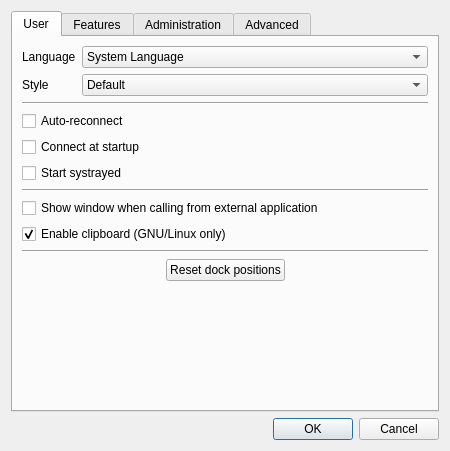
<?xml version="1.0" encoding="UTF-8"?>
<ui version="4.0">
 <class>Form</class>
 <widget class="QWidget" name="Form">
  <property name="geometry">
   <rect>
    <x>0</x>
    <y>0</y>
    <width>450</width>
    <height>451</height>
   </rect>
  </property>
  <property name="windowTitle">
   <string>Form</string>
  </property>
  <layout class="QVBoxLayout" name="verticalLayout_2">
   <item>
    <widget class="QTabWidget" name="tabWidget">
     <property name="currentIndex">
      <number>0</number>
     </property>
     <widget class="QWidget" name="user">
      <attribute name="title">
       <string>User</string>
      </attribute>
      <layout class="QVBoxLayout" name="verticalLayout_3">
       <item>
        <layout class="QFormLayout" name="formLayout_8">
         <property name="fieldGrowthPolicy">
          <enum>QFormLayout::AllNonFixedFieldsGrow</enum>
         </property>
         <item row="0" column="0">
          <widget class="QLabel" name="language_label">
           <property name="text">
            <string>Language</string>
           </property>
          </widget>
         </item>
         <item row="0" column="1">
          <widget class="QComboBox" name="language">
           <item>
            <property name="text">
             <string>System Language</string>
            </property>
           </item>
           <item>
            <property name="text">
             <string>English</string>
            </property>
           </item>
           <item>
            <property name="text">
             <string>French</string>
            </property>
           </item>
           <item>
            <property name="text">
             <string>Dutch</string>
            </property>
           </item>
           <item>
            <property name="text">
             <string>Italian (incomplete)</string>
            </property>
           </item>
           <item>
            <property name="text">
             <string>Portuguese (incomplete)</string>
            </property>
           </item>
           <item>
            <property name="text">
             <string>Hungarian (incomplete)</string>
            </property>
           </item>
          </widget>
         </item>
         <item row="1" column="1">
          <widget class="QComboBox" name="style">
           <item>
            <property name="text">
             <string>Default</string>
            </property>
           </item>
           <item>
            <property name="text">
             <string>XiVO</string>
            </property>
           </item>
          </widget>
         </item>
         <item row="1" column="0">
          <widget class="QLabel" name="style_label">
           <property name="text">
            <string>Style</string>
           </property>
          </widget>
         </item>
        </layout>
       </item>
       <item>
        <widget class="Line" name="line">
         <property name="lineWidth">
          <number>1</number>
         </property>
         <property name="orientation">
          <enum>Qt::Horizontal</enum>
         </property>
        </widget>
       </item>
       <item>
        <layout class="QFormLayout" name="formLayout_9">
         <property name="fieldGrowthPolicy">
          <enum>QFormLayout::AllNonFixedFieldsGrow</enum>
         </property>
         <item row="0" column="0">
          <widget class="QCheckBox" name="auto_reconnect">
           <property name="text">
            <string>Auto-reconnect</string>
           </property>
          </widget>
         </item>
         <item row="1" column="0">
          <widget class="QCheckBox" name="startup_connect">
           <property name="text">
            <string>Connect at startup</string>
           </property>
          </widget>
         </item>
         <item row="2" column="0">
          <widget class="QCheckBox" name="start_systrayed">
           <property name="text">
            <string>Start systrayed</string>
           </property>
          </widget>
         </item>
        </layout>
       </item>
       <item>
        <widget class="Line" name="line_3">
         <property name="orientation">
          <enum>Qt::Horizontal</enum>
         </property>
        </widget>
       </item>
       <item>
        <layout class="QFormLayout" name="formLayout_10">
         <item row="0" column="0">
          <widget class="QCheckBox" name="show_window_on_call">
           <property name="text">
            <string>Show window when calling from external application</string>
           </property>
          </widget>
         </item>
         <item row="1" column="0">
          <widget class="QCheckBox" name="enable_clipboard">
           <property name="text">
            <string>Enable clipboard (GNU/Linux only)</string>
           </property>
           <property name="checked">
            <bool>true</bool>
           </property>
          </widget>
         </item>
        </layout>
       </item>
       <item>
        <widget class="Line" name="line_2">
         <property name="orientation">
          <enum>Qt::Horizontal</enum>
         </property>
        </widget>
       </item>
       <item>
        <layout class="QHBoxLayout" name="horizontalLayout">
         <item>
          <spacer name="horizontalSpacer">
           <property name="orientation">
            <enum>Qt::Horizontal</enum>
           </property>
           <property name="sizeHint" stdset="0">
            <size>
             <width>40</width>
             <height>20</height>
            </size>
           </property>
          </spacer>
         </item>
         <item>
          <widget class="QPushButton" name="reset_docks">
           <property name="text">
            <string>Reset dock positions</string>
           </property>
          </widget>
         </item>
         <item>
          <spacer name="horizontalSpacer_2">
           <property name="orientation">
            <enum>Qt::Horizontal</enum>
           </property>
           <property name="sizeHint" stdset="0">
            <size>
             <width>40</width>
             <height>20</height>
            </size>
           </property>
          </spacer>
         </item>
        </layout>
       </item>
       <item>
        <spacer name="verticalSpacer">
         <property name="orientation">
          <enum>Qt::Vertical</enum>
         </property>
         <property name="sizeHint" stdset="0">
          <size>
           <width>20</width>
           <height>40</height>
          </size>
         </property>
        </spacer>
       </item>
      </layout>
     </widget>
     <widget class="QWidget" name="features">
      <attribute name="title">
       <string>Features</string>
      </attribute>
      <layout class="QVBoxLayout" name="verticalLayout">
       <item>
        <widget class="QToolBox" name="features_chooser">
         <property name="frameShape">
          <enum>QFrame::NoFrame</enum>
         </property>
         <property name="currentIndex">
          <number>5</number>
         </property>
         <widget class="QWidget" name="presence">
          <property name="geometry">
           <rect>
            <x>0</x>
            <y>0</y>
            <width>410</width>
            <height>163</height>
           </rect>
          </property>
          <attribute name="label">
           <string>Presence</string>
          </attribute>
          <layout class="QFormLayout" name="formLayout_6">
           <item row="0" column="0">
            <widget class="QCheckBox" name="enable_presence_reporting">
             <property name="text">
              <string>Presence reporting</string>
             </property>
             <property name="checked">
              <bool>true</bool>
             </property>
            </widget>
           </item>
          </layout>
         </widget>
         <widget class="QWidget" name="screen_popup">
          <property name="geometry">
           <rect>
            <x>0</x>
            <y>0</y>
            <width>410</width>
            <height>163</height>
           </rect>
          </property>
          <attribute name="label">
           <string>Screen popup</string>
          </attribute>
          <layout class="QFormLayout" name="formLayout_5">
           <property name="fieldGrowthPolicy">
            <enum>QFormLayout::AllNonFixedFieldsGrow</enum>
           </property>
           <item row="3" column="0">
            <widget class="QLabel" name="max_screen_popups_label">
             <property name="text">
              <string>Max screen popups</string>
             </property>
            </widget>
           </item>
           <item row="3" column="1">
            <widget class="QSpinBox" name="max_screen_popups">
             <property name="minimum">
              <number>1</number>
             </property>
             <property name="maximum">
              <number>99</number>
             </property>
             <property name="value">
              <number>4</number>
             </property>
            </widget>
           </item>
           <item row="1" column="0">
            <widget class="QCheckBox" name="enable_screen_popup">
             <property name="text">
              <string>Screen Popup</string>
             </property>
             <property name="checked">
              <bool>true</bool>
             </property>
            </widget>
           </item>
           <item row="2" column="0">
            <widget class="QCheckBox" name="enable_auto_open_url">
             <property name="text">
              <string>Allow automatic URL opening</string>
             </property>
             <property name="checked">
              <bool>true</bool>
             </property>
            </widget>
           </item>
          </layout>
         </widget>
         <widget class="QWidget" name="history">
          <property name="geometry">
           <rect>
            <x>0</x>
            <y>0</y>
            <width>410</width>
            <height>163</height>
           </rect>
          </property>
          <attribute name="label">
           <string>History</string>
          </attribute>
          <layout class="QFormLayout" name="formLayout_4">
           <property name="fieldGrowthPolicy">
            <enum>QFormLayout::AllNonFixedFieldsGrow</enum>
           </property>
           <item row="0" column="0">
            <widget class="QLabel" name="history_size_label">
             <property name="text">
              <string>History size</string>
             </property>
            </widget>
           </item>
           <item row="0" column="1">
            <widget class="QSpinBox" name="history_size">
             <property name="minimum">
              <number>1</number>
             </property>
             <property name="value">
              <number>10</number>
             </property>
            </widget>
           </item>
          </layout>
         </widget>
         <widget class="QWidget" name="contacts">
          <property name="geometry">
           <rect>
            <x>0</x>
            <y>0</y>
            <width>410</width>
            <height>163</height>
           </rect>
          </property>
          <attribute name="label">
           <string>Contacts</string>
          </attribute>
          <layout class="QFormLayout" name="formLayout_3">
           <item row="1" column="0">
            <widget class="QLabel" name="max_contacts_displayed_label">
             <property name="text">
              <string>Maximum of contacts displayed</string>
             </property>
            </widget>
           </item>
           <item row="1" column="1">
            <widget class="QSpinBox" name="max_contacts_displayed">
             <property name="minimum">
              <number>1</number>
             </property>
             <property name="value">
              <number>30</number>
             </property>
            </widget>
           </item>
          </layout>
         </widget>
         <widget class="QWidget" name="queue_list">
          <property name="geometry">
           <rect>
            <x>0</x>
            <y>0</y>
            <width>410</width>
            <height>163</height>
           </rect>
          </property>
          <attribute name="label">
           <string>Queue list</string>
          </attribute>
          <layout class="QVBoxLayout" name="verticalLayout_7">
           <item>
            <layout class="QFormLayout" name="formLayout_7">
             <item row="0" column="0">
              <widget class="QCheckBox" name="show_longest_wait_time">
               <property name="text">
                <string>Show longest wait time</string>
               </property>
               <property name="checked">
                <bool>true</bool>
               </property>
              </widget>
             </item>
            </layout>
           </item>
           <item>
            <layout class="QGridLayout" name="gridLayout" columnstretch="9,0,0,0">
             <item row="0" column="1">
              <widget class="QLabel" name="middle_threshold_label">
               <property name="text">
                <string>Orange</string>
               </property>
               <property name="alignment">
                <set>Qt::AlignCenter</set>
               </property>
              </widget>
             </item>
             <item row="0" column="2">
              <widget class="QLabel" name="high_threshold_label">
               <property name="text">
                <string>Red</string>
               </property>
               <property name="alignment">
                <set>Qt::AlignCenter</set>
               </property>
              </widget>
             </item>
             <item row="1" column="0">
              <widget class="QLabel" name="longest_wait_time_label">
               <property name="text">
                <string>Longest wait time thresholds</string>
               </property>
              </widget>
             </item>
             <item row="1" column="1">
              <widget class="QSpinBox" name="spinBox">
               <property name="maximum">
                <number>99999</number>
               </property>
               <property name="value">
                <number>5</number>
               </property>
              </widget>
             </item>
             <item row="1" column="2">
              <widget class="QSpinBox" name="spinBox_2">
               <property name="maximum">
                <number>99999</number>
               </property>
               <property name="value">
                <number>10</number>
               </property>
              </widget>
             </item>
             <item row="2" column="0">
              <widget class="QLabel" name="waiting_calls_label">
               <property name="text">
                <string>Waiting calls thresholds</string>
               </property>
              </widget>
             </item>
             <item row="2" column="1">
              <widget class="QSpinBox" name="spinBox_3">
               <property name="maximum">
                <number>99999</number>
               </property>
               <property name="value">
                <number>5</number>
               </property>
              </widget>
             </item>
             <item row="2" column="2">
              <widget class="QSpinBox" name="spinBox_4">
               <property name="maximum">
                <number>99999</number>
               </property>
               <property name="value">
                <number>10</number>
               </property>
              </widget>
             </item>
             <item row="2" column="3">
              <widget class="QLabel" name="waiting_calls_unit_label">
               <property name="text">
                <string>calls</string>
               </property>
              </widget>
             </item>
             <item row="1" column="3">
              <widget class="QLabel" name="longest_wait_time_unit_label">
               <property name="text">
                <string>seconds</string>
               </property>
              </widget>
             </item>
            </layout>
           </item>
           <item>
            <spacer name="verticalSpacer_2">
             <property name="orientation">
              <enum>Qt::Vertical</enum>
             </property>
             <property name="sizeHint" stdset="0">
              <size>
               <width>20</width>
               <height>40</height>
              </size>
             </property>
            </spacer>
           </item>
          </layout>
         </widget>
         <widget class="QWidget" name="queue_members">
          <attribute name="label">
           <string>Queue Members</string>
          </attribute>
          <layout class="QFormLayout" name="formLayout_12">
           <item row="0" column="0">
            <widget class="QCheckBox" name="hide_unlogged_agents">
             <property name="text">
              <string>Hide unlogged agents</string>
             </property>
            </widget>
           </item>
          </layout>
         </widget>
        </widget>
       </item>
      </layout>
     </widget>
     <widget class="QWidget" name="administration">
      <attribute name="title">
       <string>Administration</string>
      </attribute>
      <layout class="QVBoxLayout" name="verticalLayout_8">
       <item>
        <layout class="QGridLayout" name="gridLayout_2" columnstretch="0,9,0,3,1">
         <item row="0" column="0">
          <widget class="QLabel" name="server_label">
           <property name="text">
            <string>Server</string>
           </property>
          </widget>
         </item>
         <item row="0" column="1">
          <widget class="QLineEdit" name="server">
           <property name="text">
            <string>demo.xivo.fr</string>
           </property>
          </widget>
         </item>
         <item row="0" column="2">
          <widget class="QLabel" name="port_label">
           <property name="text">
            <string>Port</string>
           </property>
          </widget>
         </item>
         <item row="0" column="4">
          <widget class="QPushButton" name="encrypted">
           <property name="baseSize">
            <size>
             <width>0</width>
             <height>0</height>
            </size>
           </property>
           <property name="text">
            <string/>
           </property>
           <property name="icon">
            <iconset>
             <normaloff>images/padlock.png</normaloff>images/padlock.png</iconset>
           </property>
           <property name="iconSize">
            <size>
             <width>20</width>
             <height>20</height>
            </size>
           </property>
           <property name="checkable">
            <bool>true</bool>
           </property>
          </widget>
         </item>
         <item row="1" column="0">
          <widget class="QLabel" name="backup_server_label">
           <property name="text">
            <string>Backup server</string>
           </property>
          </widget>
         </item>
         <item row="1" column="1">
          <widget class="QLineEdit" name="backup_server"/>
         </item>
         <item row="1" column="2">
          <widget class="QLabel" name="backup_port_label">
           <property name="text">
            <string>Port</string>
           </property>
          </widget>
         </item>
         <item row="1" column="4">
          <widget class="QPushButton" name="backup_encrypted">
           <property name="baseSize">
            <size>
             <width>0</width>
             <height>0</height>
            </size>
           </property>
           <property name="text">
            <string/>
           </property>
           <property name="icon">
            <iconset resource="config.qrc">
             <normaloff>:/padlock.png/images/padlock.png</normaloff>:/padlock.png/images/padlock.png</iconset>
           </property>
           <property name="iconSize">
            <size>
             <width>20</width>
             <height>20</height>
            </size>
           </property>
          </widget>
         </item>
         <item row="1" column="3">
          <widget class="QSpinBox" name="backup_port">
           <property name="minimum">
            <number>1</number>
           </property>
           <property name="maximum">
            <number>65535</number>
           </property>
           <property name="value">
            <number>5003</number>
           </property>
          </widget>
         </item>
         <item row="0" column="3">
          <widget class="QSpinBox" name="port">
           <property name="minimum">
            <number>1</number>
           </property>
           <property name="maximum">
            <number>65535</number>
           </property>
           <property name="value">
            <number>5003</number>
           </property>
          </widget>
         </item>
        </layout>
       </item>
       <item>
        <layout class="QFormLayout" name="formLayout_2">
         <property name="fieldGrowthPolicy">
          <enum>QFormLayout::AllNonFixedFieldsGrow</enum>
         </property>
         <item row="0" column="0">
          <widget class="QCheckBox" name="show_agent_options">
           <property name="text">
            <string>Show agent options</string>
           </property>
           <property name="checked">
            <bool>true</bool>
           </property>
          </widget>
         </item>
        </layout>
       </item>
      </layout>
     </widget>
     <widget class="QWidget" name="advanced">
      <attribute name="title">
       <string>Advanced</string>
      </attribute>
      <layout class="QFormLayout" name="formLayout">
       <property name="fieldGrowthPolicy">
        <enum>QFormLayout::AllNonFixedFieldsGrow</enum>
       </property>
       <item row="1" column="0">
        <widget class="QLabel" name="auto_reconnect_interval_label">
         <property name="text">
          <string>Auto-reconnect interval</string>
         </property>
        </widget>
       </item>
       <item row="1" column="1">
        <widget class="QSpinBox" name="auto_reconnect_interval">
         <property name="minimum">
          <number>1</number>
         </property>
         <property name="maximum">
          <number>3600</number>
         </property>
         <property name="singleStep">
          <number>5</number>
         </property>
         <property name="value">
          <number>20</number>
         </property>
        </widget>
       </item>
       <item row="2" column="0">
        <widget class="QLabel" name="keepalive_interval">
         <property name="text">
          <string>Keepalive interval</string>
         </property>
        </widget>
       </item>
       <item row="2" column="1">
        <widget class="QSpinBox" name="keepalive_interval_2">
         <property name="minimum">
          <number>1</number>
         </property>
         <property name="maximum">
          <number>3600</number>
         </property>
         <property name="singleStep">
          <number>5</number>
         </property>
         <property name="value">
          <number>5</number>
         </property>
        </widget>
       </item>
       <item row="3" column="0">
        <widget class="QCheckBox" name="allow_multiple_instances">
         <property name="text">
          <string>Allow multiple instances</string>
         </property>
        </widget>
       </item>
      </layout>
     </widget>
    </widget>
   </item>
   <item>
    <widget class="QDialogButtonBox" name="buttonBox">
     <property name="standardButtons">
      <set>QDialogButtonBox::Cancel|QDialogButtonBox::Ok</set>
     </property>
    </widget>
   </item>
  </layout>
 </widget>
 <resources>
  <include location="config.qrc"/>
 </resources>
 <connections/>
</ui>
